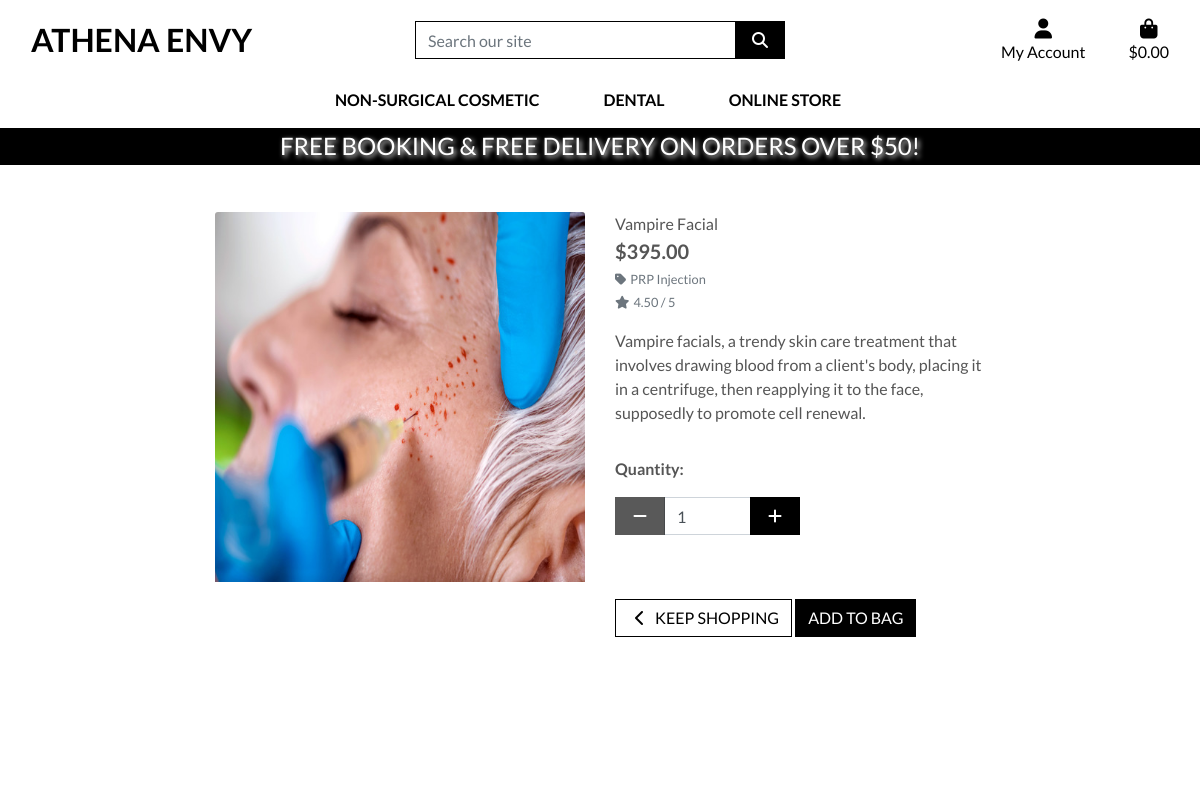
The app's page /products/3 with its own data.
### products/models.py (models this page shows, shortened)
class Product(models.Model):
    category = models.ForeignKey('Category', null=True, blank=True, on_delete=models.SET_NULL)
    sku = models.CharField(max_length=254, null=True, blank=True)
    name = models.CharField(max_length=254)
    description = models.TextField()
    price = models.DecimalField(max_digits=6, decimal_places=2)
    rating = models.DecimalField(max_digits=6, decimal_places=2, null=True, blank=True)
    image_url = models.URLField(max_length=1024, null=True, blank=True)
    image = models.ImageField(null=True, blank=True)

class Category(models.Model):
    class Meta:
        verbose_name_plural = 'Categories'
    name = models.CharField(max_length=254)
    friendly_name = models.CharField(max_length=254, null=True, blank=True)

### products/views.py (the view)
# urls.py: path('<product_id>', views.product_detail, name='product_detail')
def product_detail(request, product_id):
    product = get_object_or_404(Product, pk=product_id)
    context = {
        'product': product,
    }
    return render(request, 'products/product_detail.html', context)

### bag/contexts.py (called while the page is built, shortened)
def bag_contents(request):
    bag_items = []
    total = 0
    product_count = 0
    bag = request.session.get('bag', {})
    if total < settings.FREE_DELIVERY_THRESHOLD:
        delivery = total * Decimal(settings.STANDARD_DELIVERY_PERCENTAGE / 100)
        free_delivery_delta = settings.FREE_DELIVERY_THRESHOLD - total
    else:
        delivery = 0
        free_delivery_delta = 0
    grand_total = delivery + total
    context = {
        'bag_items': bag_items,
        'total': total,
        'product_count': product_count,
        'delivery': delivery,
        'free_delivery_delta': free_delivery_delta,
        'free_delivery_threshold': settings.FREE_DELIVERY_THRESHOLD,
        'grand_total': grand_total,
    }
    return context

### products/templates/products/product_detail.html (shortened to what this page needs)
{% extends "base.html" %}
{% load static %}
{% block page_header %}
    <div class="container header-container">
    </div>
{% endblock %}
{% block content %}
    <div class="overlay"></div>
    <div class="container-fluid">
        <div class="row">
            <div class="col-12 col-md-6 col-lg-4 offset-lg-2">
                <div class="image-container my-5">
                    {% if product.image %}
                        <a href="{{ product.image.url }}" target="_blank">
                            <img class="card-img-top img-fluid" src="{{ product.image.url }}" alt="{{ product.name }}">
                        </a>
                        {% else %}
                        <a href="">
                            <img class="card-img-top img-fluid" src="{{ MEDIA_URL }}noimage.png" alt="{{ product.name }}">
                        </a>
                    {% endif %}
                </div>
            </div>
            <div class="col-12 col-md-6 col-lg-4">
                <div class="product-details-container mb-5 mt-md-5">
                    <p class="mb-0">{{ product.name }}</p>
                    <p class="lead mb-0 text-left font-weight-bold">${{ product.price }}</p>
                    {% if product.category %}
                    <p class="small mt-1 mb-0">
                        <a class="text-muted" href="{% url 'products' %}?category={{ product.category.name }}">
                            <i class="fas fa-tag mr-1"></i>{{ product.category.friendly_name }}
                        </a>
                    </p>
                    {% endif %}
                    {% if product.rating %}
                        <small class="text-muted"><i class="fas fa-star mr-1"></i>{{ product.rating }} / 5</small>
                    {% else %}
                        <small class="text-muted">No Rating</small>
                    {% endif %}
                    <p class="mt-3">{{ product.description }}</p>
                    <form class="form" action="{% url 'add_to_bag' product.id %}" method="POST">
                        <div class="form-row">
                            <div class="col-12">
                                <p class="mt-3"><strong>Quantity:</strong></p>
                                <div class="form-group w-50">
                                    <div class="input-group">
                                        <div class="input-group-prepend">
                                            <button class="decrement-qty btn btn-black rounded-0"
                                                data-item_id="{{ product.id }}" id="decrement-qty_{{ product.id }}">
                                                <span class="icon">
                                                    <i class="fas fa-minus"></i>
                                                </span>
                                            </button>
                                        </div>
                                        <input class="form-control qty_input" type="number"
                                            name="quantity" value="1" min="1" max="99"
                                            data-item_id="{{ product.id }}"
                                            id="id_qty_{{ product.id }}">
                                        <div class="input-group-append">
                                            <button class="increment-qty btn btn-black rounded-0"
                                                data-item_id="{{ product.id }}" id="increment-qty_{{ product.id }}">
                                                <span class="icon">
                                                    <i class="fas fa-plus"></i>
                                                </span>
                                            </button>
                                        </div>
                                    </div>
                                </div>
                            </div>
                            <div class="col-12">
                                <a href="{% url 'products' %}" class="btn btn-outline-black rounded-0 mt-5">
                                    <span class="icon">
                                        <i class="fas fa-chevron-left"></i>
                                    </span>
                                    <span class="text-uppercase">Keep Shopping</span>
                                </a>
                                <input type="submit" class="btn btn-black rounded-0 text-uppercase mt-5" value="Add to Bag">
                            </div>
                        </div>
                    </form>
                </div>
            </div>
        </div>
    </div>
{% endblock %}

### static/css/base.css (style rules this page uses)
html { height: 100%; }
body { background: url('/media/header.jpg') no-repeat center center fixed; background-size: cover; height: calc(100vh - 164px); color: #555; font-family: 'Lato'; }
.icon { align-items: center; display: inline-flex; justify-content: center; height: 1.5rem; width: 1.5rem; }
.btn-black { background: black; color: white; }
.btn-outline-black { background: white; color: black !important; border: 1px solid black; }
.overlay { height: 100%; width: 100%; top: 0; left: 0; position: fixed; background: white; z-index: -1; }
@media (min-width: 1200px) { .container { max-width: 80%; } }
@media (min-width: 992px) { .header-container { padding-top: 164px; } }

### records on screen
Product: image (picture), name "Vampire Facial", price "395.00", category.friendly_name "PRP Injection", rating "4.50", description "Vampire facials, a trendy skin care treatment that involves drawing blood from a client's body, placing it in a centrifuge, then reapplying it to the face, supposedly to promote cell renewal."

### other values on screen
{{ free_delivery_threshold }} "50"
